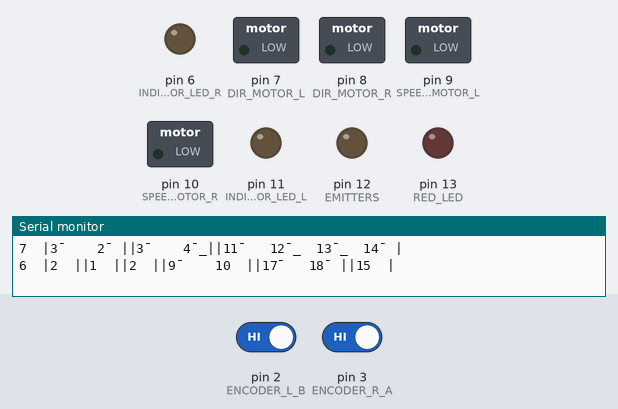
Bench run of a sketch on a simulated Arduino Nano, built with avr-gcc and run on an emulated ATmega328P. Parts: switched loads named in the sketch (green lamp = pin HIGH), output pins drawn as LEDs (lit = HIGH), the last lines printed to the serial monitor. Inputs (shaded band) come from the test bench; at power-on: pin 2 (ENCODER_L_B) HIGH, pin 3 (ENCODER_R_A) HIGH.

Above: at 0.1 s.
At 0.6 s:
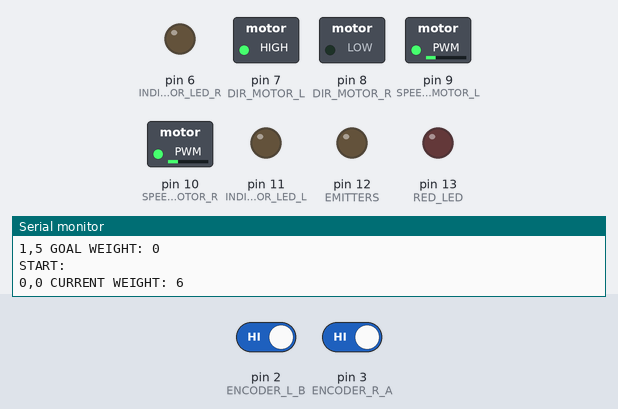
Timing chart, 0 to 2.1 s (numbered marks = the images above):
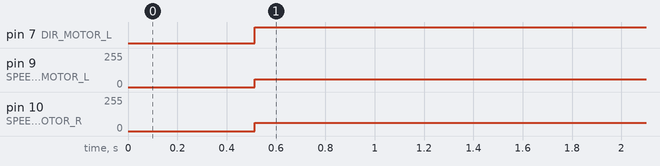

Measured:
- by itself, pin 7 (DIR_MOTOR_L): LOW → HIGH at 0.51 s
- by itself, pin 9 (SPEED_MOTOR_L): 0/255 → 60/255 at 0.51 s
- by itself, pin 10 (SPEED_MOTOR_R): 0/255 → 62/255 at 0.51 s

The sketch:

micromouse.ino
```cpp
/** DO NOT CHANGE THE FOLLOWING DEFINITONS - From UKMARS MazeRunner GitHub **/
/** =============================================================================================================== **/
#if defined(__AVR_ATmega328__) || defined(__AVR_ATmega328P__)
#define __digitalPinToPortReg(P) (((P) <= 7) ? &PORTD : (((P) >= 8 && (P) <= 13) ? &PORTB : &PORTC))
#define __digitalPinToDDRReg(P) (((P) <= 7) ? &DDRD : (((P) >= 8 && (P) <= 13) ? &DDRB : &DDRC))
#define __digitalPinToPINReg(P) (((P) <= 7) ? &PIND : (((P) >= 8 && (P) <= 13) ? &PINB : &PINC))
#define __digitalPinToBit(P) (((P) <= 7) ? (P) : (((P) >= 8 && (P) <= 13) ? (P)-8 : (P)-14))

// general macros/defines
#if !defined(BIT_READ)
#define BIT_READ(value, bit) ((value) & (1UL << (bit)))
#endif
#if !defined(BIT_SET)
#define BIT_SET(value, bit) ((value) |= (1UL << (bit)))
#endif
#if !defined(BIT_CLEAR)
#define BIT_CLEAR(value, bit) ((value) &= ~(1UL << (bit)))
#endif
#if !defined(BIT_WRITE)
#define BIT_WRITE(value, bit, bitvalue) (bitvalue ? BIT_SET(value, bit) : BIT_CLEAR(value, bit))
#endif

#define fast_write_pin(P, V) BIT_WRITE(*__digitalPinToPortReg(P), __digitalPinToBit(P), (V));
#define fast_read_pin(P) ((int)(((BIT_READ(*__digitalPinToPINReg(P), __digitalPinToBit(P))) ? HIGH : LOW)))

#else
#define fast_write_pin(P, V) fast_write_pin(P, V)
#define fast_read_pin(P) digitalRead(P)
#endif


#include "Queue.h"
/** =============================================================================================================== **/

/** DEFINE OUR PINS AND WHICH COMPONENTS THEY ARE CONNECTED TO **/
/** _______________________________________________________________________________________________________________ **/
const int EMITTERS = 12; // EMITTERS
const int RED_LED = 13; // RED LED AT H BRIDGE

const int INDICATOR_LED_R = 6; // INDICATOR LED RIGHT
const int INDICATOR_LED_L = 11; // INDICATOR LED LEFT

const int ENCODER_R_A = 3; // ENCODER RIGHT A (ticks first when motor forward)
const int ENCODER_R_B = 5; // ENCODER RIGHT B (ticks first when motor backward)

const int ENCODER_L_A = 4; // ENCODER LEFT A (ticks first when motor forward)
const int ENCODER_L_B = 2; // ENCODER LEFT B (ticks first when motor backward)

const int SPEED_MOTOR_L = 9; // PWM MOTOR LEFT
const int SPEED_MOTOR_R = 10; // PWM MOTOR RIGHT
const int DIR_MOTOR_L = 7; // DIRECTION MOTOR LEFT
const int DIR_MOTOR_R = 8; // DIRECTION MOTOR RIGHT

// Phototransistors
const int RIGHT_SENSOR = A0;
const int LEFT_SENSOR = A2;
const int MIDDLE_SENSOR = A1;

// 4 Way switch and push button
const int DIP_SWITCH = A6;
/** _______________________________________________________________________________________________________________ **/

/* GLOBAL VARIABLES */
volatile int rightEncoderPos = 0; // Counts for right encoder ticks
volatile int leftEncoderPos = 0; // Counts for left encoder ticks

// Variables to help us with our PID
int prevTime = 0;
int prevError_l;
int prevError_r;
int errorIntegral_l;
int errorIntegral_r;

// Flag variable to indicate whether the switch is on or off
bool switchOn = false;

// Variables to keep track of our sensors
int sensorThreshold = 22;

// Variables to keep track of where we are in the maze with coordinates
Cell &START = maze[0][0];
Cell &GOAL = maze[5][1];
Cell currPos;
String prevHeading = "NORTH"; // can be NORTH, EAST, SOUTH, WEST, initialise to NORTH

// Variables for setting our target moves - this will be tuned to everyone differently
int forwardTarget = 60; // Change these to your own values for tuning
int rotateTarget = 44; // Change these to your own values for tuning
int forwardPID[3] = {1.2, 2, 0}; // kp ki kd for going forwards
int rotatePID[3] = {3, 2, 2}; // kp ki kd for rotating


/** _______________________________________________________________________________________________________________ **/

/** INTERRUPT SERVICE ROUTINES FOR HANDLING ENCODER COUNTING USING STATE TABLE METHOD **/
void readEncoderLeft() {
  static uint8_t prevState = 0;
  static uint8_t currState = 0;
  static unsigned long lastTime = 0;

  currState = (fast_read_pin(ENCODER_L_B) << 1) | fast_read_pin(ENCODER_L_A);

  unsigned long currentTime = micros();
  unsigned long deltaTime = currentTime - lastTime;
  lastTime = currentTime;

  // direction based on prev state
  uint8_t direction = (prevState << 2) | currState;
  switch(direction) {
    case 0b0001:
    case 0b0111:
    case 0b1110:
    case 0b1000:
      leftEncoderPos--;
      break;
    case 0b0010:
    case 0b1100:
    case 0b0101:
    case 0b1011:
      leftEncoderPos++;
      break;

    default:
      break;
  }
  prevState = currState;
}

void readEncoderRight() {
  static uint8_t prevState = 0;
  static uint8_t currState = 0;
  static unsigned long lastTime = 0;

  currState = (fast_read_pin(ENCODER_R_B) << 1) | fast_read_pin(ENCODER_R_A);

  unsigned long currentTime = micros();
  unsigned long deltaTime = currentTime - lastTime;
  lastTime = currentTime;

  uint8_t direction = (prevState << 2) | currState;
  switch(direction) {
    case 0b0100:
    case 0b1010:
    case 0b0111:
    case 0b1001:
      rightEncoderPos++;
      break;
    case 0b1000:
    case 0b0110:
    case 0b1101:
    case 0b0011:
      rightEncoderPos--;
      break;

    default:
      break;
  }
  prevState = currState;
}

/** Function to set motor speed and direction for BOTH motors
    @params dir - can either be HIGH or LOW for clockwise / counter clockwise rotation
    @params speed - analogWrite() value between 0-255
**/
//==============================================================================================
void setMotor_r(int dir, int speed){
  analogWrite(SPEED_MOTOR_R, speed);

  if(dir == 1){
    fast_write_pin(DIR_MOTOR_R, LOW);
  } else if (dir == -1){
    fast_write_pin(DIR_MOTOR_R, HIGH);
  } else{
    analogWrite(SPEED_MOTOR_R, 0);
  }
}

void setMotor_l(int dir, int speed){
  analogWrite(SPEED_MOTOR_L, speed);

  if(dir == 1){
    fast_write_pin(DIR_MOTOR_L, HIGH);
  } else if (dir == -1){
    fast_write_pin(DIR_MOTOR_L, LOW);
  } else{
    analogWrite(SPEED_MOTOR_L, 0);
  }
}
//==============================================================================================

/** Function to make the robot travel for a certain amount of encoder ticks, calls upon setMotors at end
    @params dir - setPoint: The target value for how far we want to go (in encoder ticks)
    @params speed - analogWrite() value between 0-255
    @params kp - proportional gain, this is the main one you should be changing
    @params ki - intergral gain, use this for steady state errors
    @params kd - derivative gain, use this for overshoot and oscillation handling
**/
void motorPID_r(int setPoint, float kp, float ki, float kd){
  int currentTime = micros();
  int deltaT = ((float)(currentTime - prevTime)) / 1.0e6; // time difference between ticks in seconds
  prevTime = currentTime; // update prevTime each loop

  int error = setPoint - rightEncoderPos;
  int errorDerivative_r = (error - prevError_r) / deltaT;
  errorIntegral_r = errorIntegral_r + error*deltaT;

  float u = kp*error + ki*errorIntegral_r + kd*errorDerivative_r;

  float speed = fabs(u); // Set a top speed
  if(speed > 150){
    speed = 150;
  }

  int dir = 1;
  if (u < 0) {
    dir = -1; // Move backward
  } else {
    dir = 1; // Move forward
  }

  setMotor_r(dir, speed);
  prevError_r = 0;
}

void motorPID_l(int setPoint, float kp, float ki, float kd){
  int currentTime = micros();
  int deltaT = ((float)(currentTime - prevTime)) / 1.0e6; // time difference between ticks in seconds
  prevTime = currentTime; // update prevTime each loop

  int error = setPoint - leftEncoderPos;
  int errorDerivative_l = (error - prevError_l) / deltaT;
  errorIntegral_l = errorIntegral_l + error*deltaT;

  float u = kp*error + ki*errorIntegral_l + kd*errorDerivative_l;

  float speed = fabs(u); // Set a top speed
  if(speed > 150){
    speed = 150;
  }

  int dir = 1;
  if (u < 0) {
    dir = -1; // Move backward
  } else {
    dir = 1; // Move forward
  }

  setMotor_l(dir, speed);
  prevError_l = 0;
}

// Reset our encoder ticks
void resetCount(){
  rightEncoderPos = 0;
  leftEncoderPos = 0;
  setMotor_r(0, 0);
  setMotor_l(0, 0);
}

// Helper functions when moving
void goForward(){
  motorPID_r(forwardTarget, forwardPID[0]+0.05, forwardPID[1], forwardPID[2]);
  motorPID_l(forwardTarget, forwardPID[0], forwardPID[1], forwardPID[2]);
  while (leftEncoderPos < forwardTarget && rightEncoderPos < forwardTarget) {
    delay(30);
  }
}

void turnRight(){
  motorPID_r(-rotateTarget, rotatePID[0], rotatePID[1], rotatePID[2]);
  motorPID_l(rotateTarget, rotatePID[0], rotatePID[1], rotatePID[2]);
  while (leftEncoderPos < rotateTarget && rightEncoderPos < rotateTarget) {
    delay(30);
  }
}

void turnLeft(){
  motorPID_r(rotateTarget+5, rotatePID[0], rotatePID[1], rotatePID[2]);
  motorPID_l(-rotateTarget+5, rotatePID[0], rotatePID[1], rotatePID[2]);
  while (leftEncoderPos < rotateTarget && rightEncoderPos < rotateTarget) {
    delay(30);
  }
}

void turnAround(){
  motorPID_r(rotateTarget*2, rotatePID[0], rotatePID[1], rotatePID[2]);
  motorPID_l(-rotateTarget*2, rotatePID[0], rotatePID[1], rotatePID[2]);
  while (leftEncoderPos < rotateTarget && rightEncoderPos < rotateTarget) {
    delay(30);
  }
}

/** Floodfill function to update the cell values based on found walls, check slides lecture 2
    @params maze - takes and modifies the ACTUAL maze by reference
**/
void floodfill(struct Cell (&maze)[8][8]){

  // Set all the weights to a "blank state of -1"
  for(int i = 0; i < 8; ++i){
    for(int j = 0; j < 8; ++j){
      maze[i][j].weight = -1;
    }
  }

  // Set goal cell to 0 and add to Queue
  maze[GOAL.y][GOAL.x].weight = 0;
  enqueue(maze[GOAL.y][GOAL.x]);

  while(Queue.size() > 0){
    Cell consider = front(); // Look at the front of the queue and consider that cell
    dequeue();

    if(consider.y < 8){
      Cell &northern = maze[consider.y+1][consider.x];
      if(northern.weight < 0 && !(consider.walls[2]) && !(northern.walls[3])){ // If the current cell's north is blank and accessible from both ends
          northern.weight = consider.weight+1;
          enqueue(northern);
      }
    }

    if(consider.x < 8){
      Cell &eastern = maze[consider.y][consider.x+1];
      if(eastern.weight < 0 && !(consider.walls[0]) && !(eastern.walls[1])){ // If the current cell's east is blank and accessible from both ends
          eastern.weight = consider.weight+1;
          enqueue(eastern);
      }
    }

    if(consider.y >= 0){
      Cell &southern = maze[consider.y-1][consider.x];
       if(southern.weight < 0 && !(consider.walls[3]) && !(southern.walls[2])){ // If the current cell's south is blank and accessible from both ends
          southern.weight = consider.weight+1;
          enqueue(southern);
      }
    }

    if(consider.x >= 0){
      Cell &western = maze[consider.y][consider.x-1];
      if(western.weight < 0 && !(consider.walls[1]) && !(western.walls[0])){ // If the current cell's south is blank and accessible from both ends
          western.weight = consider.weight+1;
          enqueue(western);
      }
    }
  }
}


void setup() {
  Serial.begin(9600);

  pinMode(EMITTERS, OUTPUT);
  pinMode(RED_LED, OUTPUT);
  pinMode(INDICATOR_LED_R, OUTPUT);
  pinMode(INDICATOR_LED_L, OUTPUT);

  pinMode(ENCODER_R_A, INPUT_PULLUP);
  pinMode(ENCODER_R_B, INPUT_PULLUP);
  pinMode(ENCODER_L_A, INPUT_PULLUP);
  pinMode(ENCODER_L_B, INPUT_PULLUP);

  pinMode(SPEED_MOTOR_L, OUTPUT);
  pinMode(SPEED_MOTOR_R, OUTPUT);
  pinMode(DIR_MOTOR_L, OUTPUT);
  pinMode(DIR_MOTOR_R, OUTPUT);

  pinMode(DIP_SWITCH, INPUT_PULLUP);

  attachInterrupt(digitalPinToInterrupt(ENCODER_L_B), readEncoderLeft, CHANGE);
  attachInterrupt(digitalPinToInterrupt(ENCODER_R_A), readEncoderRight, CHANGE);


  floodfill(maze); // Initialise the maze before we start the loop
  currPos = START; // Set out current position to the starting cell
  printMazeWeights(maze);

  Serial.println("GOAL: ");
  Serial.print(GOAL.x);
  Serial.print(",");
  Serial.print(GOAL.y);
  Serial.print(" GOAL WEIGHT: ");
  Serial.print(GOAL.weight);
  Serial.println("\n");

  Serial.println("START: ");
  Serial.print(currPos.x);
  Serial.print(",");
  Serial.print(currPos.y);
  Serial.print(" CURRENT WEIGHT: ");
  Serial.print(currPos.weight);
  Serial.println("");
}


void loop() {
  goForward();
  Serial.println("");
  Serial.print(" LEFT: ");
  Serial.print(leftEncoderPos);
  Serial.print(" RIGHT: ");
  Serial.print(rightEncoderPos);
  resetCount();
  delay(2000);
  /*int dipSwitch = analogRead(DIP_SWITCH);
  if(dipSwitch > 1000){
    switchOn = true;
  }

  if(switchOn){
    delay(5000);
    while(currPos.x != GOAL.x || currPos.y != GOAL.y){  // Do this until we get to the goal
      digitalWrite(EMITTERS, HIGH);

      // If our sensors detect new walls, update our maze
      if(analogRead(RIGHT_SENSOR) >  sensorThreshold){
        if(prevHeading == "NORTH"){
          maze[currPos.y][currPos.x].walls[0] = true;
          maze[currPos.y][currPos.x+1].walls[1] = true;
        } else if(prevHeading == "EAST"){
            maze[currPos.y][currPos.x].walls[3] = true;
            maze[currPos.y-1][currPos.x].walls[2] = true;
        } else if(prevHeading == "SOUTH"){
            maze[currPos.y][currPos.x].walls[1] = true;
            maze[currPos.y][currPos.x-1].walls[0] = true;
        } else if(prevHeading == "WEST"){
            maze[currPos.y][currPos.x].walls[2] = true;
            maze[currPos.y+1][currPos.x].walls[3] = true;
        }
        delay(200);
      }
      if(analogRead(MIDDLE_SENSOR) >  sensorThreshold){
        if(prevHeading == "NORTH"){
          maze[currPos.y][currPos.x].walls[2] = true;
          maze[currPos.y+1][currPos.x].walls[3] = true;
        } else if(prevHeading == "EAST"){
            maze[currPos.y][currPos.x].walls[1] = true;
            maze[currPos.y][currPos.x+1].walls[0] = true;
        } else if(prevHeading == "SOUTH"){
            maze[currPos.y][currPos.x].walls[3] = true;
            maze[currPos.y+1][currPos.x].walls[2] = true;
        } else if(prevHeading == "WEST"){
            maze[currPos.y][currPos.x].walls[1] = true;
            maze[currPos.y][currPos.x-1].walls[2] = true;
        }
        delay(200);
      }

      if(analogRead(LEFT_SENSOR) >  sensorThreshold){
        if(prevHeading == "NORTH"){
          maze[currPos.y][currPos.x].walls[1] = true;
          maze[currPos.y][currPos.x-1].walls[0] = true;
        } else if(prevHeading == "EAST"){
            maze[currPos.y][currPos.x].walls[2] = true;
            maze[currPos.y+1][currPos.x].walls[3] = true;
        } else if(prevHeading == "SOUTH"){
            maze[currPos.y][currPos.x].walls[0] = true;
            maze[currPos.y][currPos.x+1].walls[1] = true;
        } else if(prevHeading == "WEST"){
            maze[currPos.y][currPos.x].walls[3] = true;
            maze[currPos.y-1][currPos.x].walls[2] = true;
        }
        delay(200);
      }

    // Check each cardinal direction's cell to see if its the lowest to move to
    if(currPos.y < 8){
      Cell &northern = maze[currPos.y+1][currPos.x];
      if(northern.weight < currPos.weight && !(currPos.walls[2])){ // If northern cell is smaller and accessible then go to it
        if(prevHeading == "NORTH"){
          goForward();
          resetCount();
          delay(400);
        } else if(prevHeading == "EAST"){
          turnLeft();
          resetCount();
          delay(400);
          goForward();
          resetCount();
          delay(400);
        } else if(prevHeading == "SOUTH"){
          turnAround();
          resetCount();
          delay(400);
          goForward();
          resetCount();
          delay(400);
        } else if(prevHeading == "WEST"){
          turnRight();
          resetCount();
          delay(400);
          goForward();
          resetCount();
          delay(400);
        }

        //Serial.println("GOING NORTH FROM ");
        Serial.print("(");
        Serial.print(currPos.x);
        Serial.print(",");
        Serial.print(currPos.y);
        Serial.print(") ");
        Serial.print("TO ");
        Serial.print("(");
        Serial.print(northern.x);
        Serial.print(",");
        Serial.print(northern.y);
        Serial.print(")\n");

        currPos = northern;
        prevHeading = "NORTH"; // Update relative heading
        delay(500);
      }
    }

    if(currPos.x < 8){
      Cell &eastern = maze[currPos.y][currPos.x+1];
      if(eastern.weight < currPos.weight && !(currPos.walls[0])){ // If eastern cell is smaller and accessible then go to it
        if(prevHeading == "NORTH"){
          turnRight();
          resetCount();
          delay(400);
          goForward();
          resetCount();
          delay(400);
        } else if(prevHeading == "EAST"){
          goForward();
          resetCount();
          delay(400);
        } else if(prevHeading == "SOUTH"){
          turnLeft();
          resetCount();
          delay(400);
          goForward();
          resetCount();
          delay(400);
        } else if(prevHeading == "WEST"){
          turnAround();
          resetCount();
          delay(400);
          goForward();
          resetCount();
          delay(400);
        }

        //Serial.println("GOING EAST FROM ");
        Serial.print("(");
        Serial.print(currPos.x);
        Serial.print(",");
        Serial.print(currPos.y);
        Serial.print(") ");
        Serial.print("TO ");
        Serial.print("(");
        Serial.print(eastern.x);
        Serial.print(",");
        Serial.print(eastern.y);
        Serial.print(")\n");

        currPos = eastern;
        prevHeading = "EAST"; // Update relative heading
        delay(500);
      }
    }

    if(currPos.y >= 0){
      Cell &southern = maze[currPos.y-1][currPos.x];
      if(southern.weight < currPos.weight && !(currPos.walls[3])){ // If southern cell is smaller and accessible then go to it
        if(prevHeading == "NORTH"){
          turnAround();
          resetCount();
          delay(400);
          goForward();
          resetCount();
          delay(400);
        } else if(prevHeading == "EAST"){
          turnRight();
          resetCount();
          delay(400);
          goForward();
          resetCount();
          delay(400);
        } else if(prevHeading == "SOUTH"){
          goForward();
          resetCount();
          delay(400);
        } else if(prevHeading == "WEST"){
          turnLeft();
          resetCount();
          delay(400);
          goForward();
          resetCount();
          delay(400);
        }

        //Serial.println("GOING SOUTH FROM ");
        Serial.print("(");
        Serial.print(currPos.x);
        Serial.print(",");
        Serial.print(currPos.y);
        Serial.print(") ");
        Serial.print("TO ");
        Serial.print("(");
        Serial.print(southern.x);
        Serial.print(",");
        Serial.print(southern.y);
        Serial.print(")\n");

        currPos = southern;
        prevHeading = "SOUTH"; // Update relative heading
        delay(500);
      }
    }

    if(currPos.x >= 0){
      Cell &western = maze[currPos.y][currPos.x-1];
      if(western.weight < currPos.weight && !(currPos.walls[1])){ // If western cell is smaller and accessible then go to it
        if(prevHeading == "NORTH"){
          turnLeft();
          resetCount();
          delay(400);
          goForward();
          resetCount();
          delay(400);
        } else if(prevHeading == "EAST"){
          turnAround();
          resetCount();
          delay(400);
          goForward();
          resetCount();
          delay(400);
        } else if(prevHeading == "SOUTH"){
          turnRight();
          resetCount();
          delay(400);
          goForward();
          resetCount();
          delay(400);
        } else if(prevHeading == "WEST"){
          goForward();
          resetCount();
          delay(400);
        }

        //Serial.println("GOING WEST FROM ");
        Serial.print("(");
        Serial.print(currPos.x);
        Serial.print(",");
        Serial.print(currPos.y);
        Serial.print(") ");
        Serial.print("TO ");
        Serial.print("(");
        Serial.print(western.x);
        Serial.print(",");
        Serial.print(western.y);
        Serial.print(")\n");

        currPos = western;
        prevHeading = "WEST"; // Update relative heading
        delay(500);
      }
    }
      // After we have selected, moved to a cell and updated our position lets flood the maze again and see what the current state is
      delay(50);
      Serial.println("");
      floodfill(maze); // reflood the maze in case new walls found
      printMazeWeights(maze); // see what the maze looks like now that new walls detected
      delay(50);
    }
      Serial.println("DONE!");
      Serial.println("===========");
      Serial.println("Finished Maze: ");
      Serial.print("(");
      Serial.print(currPos.x);
      Serial.print(",");
      Serial.print(currPos.y);
      Serial.print(") \n");
      digitalWrite(EMITTERS, LOW);
  }
    switchOn = false;
    setMotor_l(0,0); // Stop the mouse
    setMotor_r(0,0);*/
}
```

Source omitted: Queue.h (608 bytes), maze.h (5140 bytes)
